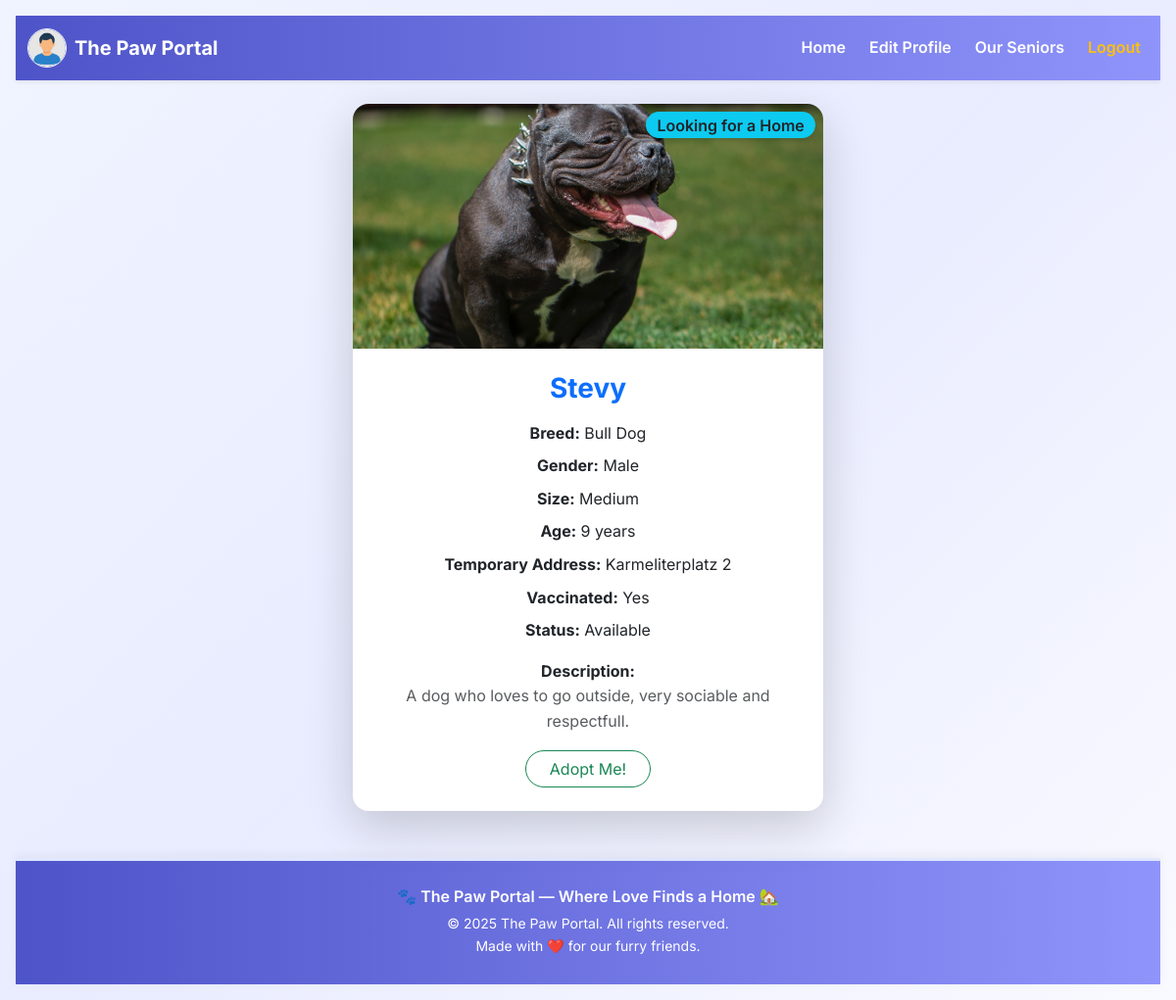
/details.php?id=23 (signed in), run on the app's committed database.
### tables this page shows
CREATE TABLE `user` (
  `id` int(11) NOT NULL,
  `fname` varchar(100) NOT NULL,
  `lname` varchar(120) NOT NULL,
  `email` varchar(150) NOT NULL,
  `date_of_birth` date NOT NULL,
  `address` varchar(150) NOT NULL,
  `picture` varchar(255) NOT NULL,
  `password` varchar(255) NOT NULL,
  `status` enum('user','admin') DEFAULT 'user'
);

CREATE TABLE `pets` (
  `id` int(11) NOT NULL,
  `name` varchar(75) NOT NULL,
  `breed` varchar(75) NOT NULL,
  `gender` varchar(20) NOT NULL,
  `size` enum('X-Small','Small','Medium','Large','X-Large') NOT NULL,
  `age` tinyint(4) NOT NULL,
  `picture` varchar(255) NOT NULL,
  `address` varchar(100) NOT NULL,
  `vaccinated` enum('Yes','No') NOT NULL DEFAULT 'Yes',
  `description` text NOT NULL,
  `status` enum('Adopted','Available') NOT NULL
);

### details.php (the view, shortened to what this page needs)
<?php
require_once "db_connect.php";
$adminRow = null;
$userRow = null;
if (isset($_SESSION["user"])) {
    $userId = $_SESSION["user"];
    $userSql = "SELECT * FROM `user` WHERE id = $userId";
    $userResult = mysqli_query($connect, $userSql);
    $userRow = mysqli_fetch_assoc($userResult);
}
$id = $_GET["id"] ?? null;
$sql = "SELECT * FROM pets WHERE id =$id";
$result = mysqli_query($connect, $sql);
$row = mysqli_fetch_assoc($result);
?>
<!DOCTYPE html>
<html lang="en">
<head>
    <link href="https://cdn.jsdelivr.net/npm/bootstrap@5.3.6/dist/css/bootstrap.min.css" rel="stylesheet">
    <link rel="stylesheet" href="../css/styles.css">
</head>
<body>
    <nav class="navbar navbar-expand-lg custom-navbar shadow-sm sticky-top">
        <div class="container-fluid">
            <a class="navbar-brand d-flex align-items-center gap-2" href="dashboard.php">
                <?php if ($adminRow): ?>
                    <img src="img/<?= $adminRow["picture"] ?>" alt="admin pic" width="40" height="40"
                        class="rounded-circle border border-light">
                <?php elseif ($userRow): ?>
                    <img src="img/<?= $userRow["picture"] ?>" alt="user pic" width="40" height="40"
                        class="rounded-circle border border-light">
                <?php endif; ?>
                <span class="fw-bold text-white">The Paw Portal</span>
            </a>
            <div class="collapse navbar-collapse" id="navbarNavDropdown">
                <ul class="navbar-nav ms-auto mb-2 mb-lg-0 gap-2">
                    <li class="nav-item">
                        <?php if ($adminRow): ?>
                            <a class="nav-link text-white fw-semibold" href="../dashboard.php">Dashboard</a>
                        <?php elseif ($userRow): ?>
                            <a class="nav-link text-white fw-semibold" href="home.php">Home</a>
                        <?php endif; ?>
                    </li>
                    <li class="nav-item">
                        <?php if ($adminRow): ?>
                            <a class="nav-link text-white fw-semibold" href="update.php?id=<?= $adminRow["id"] ?>">Edit Profile</a>
                        <?php elseif ($userRow): ?>
                            <a class="nav-link text-white fw-semibold" href="update.php?id=<?= $userRow["id"] ?>">Edit Profile</a>
                        <?php endif; ?>
                    </li>
                    <?php if ($userRow): ?>
                        <li class="nav-item">
                            <a class="nav-link text-white fw-semibold" href="seniors.php">Our Seniors</a>
                        </li>
                    <?php endif; ?>
                    <li class="nav-item">
                        <a class="nav-link text-warning fw-semibold" href="../logout.php?logout">Logout</a>
                    </li>
                </ul>
            </div>
        </div>
    </nav>
    <div class="container mt-4 mb-5 d-flex justify-content-center">
        <div class="card shadow-lg border-0 rounded-4 position-relative text-center" style="width: 30rem;">
            <div class="position-absolute top-0 end-0 m-2 badge bg-info text-dark fs-6">Looking for a Home</div>
            <img src="img/<?= $row["picture"] ?>" class="card-img-top rounded-top-4" alt="<?= $row["name"] ?>" style="height: 250px; object-fit: cover;">
            <div class="card-body p-4">
                <h3 class="card-title text-primary fw-bold mb-3"><?= $row["name"] ?></h3>
                <p class="card-text mb-2"><strong>Breed:</strong> <?= $row["breed"] ?></p>
                <p class="card-text mb-2"><strong>Gender:</strong> <?= $row["gender"] ?></p>
                <p class="card-text mb-2"><strong>Size:</strong> <?= $row["size"] ?></p>
                <p class="card-text mb-2"><strong>Age:</strong> <?= $row["age"] ?> years</p>
                <p class="card-text mb-2"><strong>Temporary Address:</strong> <?= $row["address"] ?></p>
                <p class="card-text mb-2"><strong>Vaccinated:</strong> <?= $row["vaccinated"] ?></p>
                <p class="card-text mb-2"><strong>Status:</strong> <?= $row["status"] ?></p>
                <p class="card-text mt-3"><strong>Description:</strong><br><span class="text-muted"><?= $row["description"] ?></span></p>
                <?php if (!isset($_SESSION["admin"])): ?>
                    <a href="adopt.php?id=<?= $row['id'] ?>" class="btn btn-outline-success rounded-pill px-4">Adopt Me!</a>
                <?php endif; ?>
            </div>
        </div>
    </div>
    <footer class="custom-footer text-center text-white py-4 mt-5">
        <div class="container">
            <p class="mb-1 fw-semibold">🐾 The Paw Portal — Where Love Finds a Home 🏡</p>
            <p class="mb-0 small">&copy; <?= date("Y") ?> The Paw Portal. All rights reserved.</p>
            <p class="small">Made with ❤️ for our furry friends.</p>
        </div>
    </footer>
</body>
</html>

### css/styles.css (style rules this page uses)
body { font-family: 'Inter', -apple-system, BlinkMacSystemFont, 'Segoe UI', Roboto, Oxygen, Ubuntu, Cantarell, 'Open Sans', 'Helvetica Neue', sans-serif; color: #333; line-height: 1.6; background: linear-gradient(135deg, #f0f4ff, #e9ecff, #f9faff); transition: background 0.3s ease; min-height: 100vh; padding: 1rem; background-color: #f0f4ff; }
.custom-navbar { background: linear-gradient(90deg, #4e54c8, #8f94fb); }
.custom-navbar .nav-link { transition: 0.3s ease; }
.custom-navbar .navbar-brand span { font-size: 1.25rem; }
.card-img-top { transition: transform 0.3s ease; }
.card-img-top { width: 100%; height: 180px; object-fit: cover; object-position: center; border-top-left-radius: 1rem; border-top-right-radius: 1rem; }
.badge { font-size: 0.75rem; font-weight: 600; border-radius: 999px; padding: 0.35em 0.7em; box-shadow: 0 2px 4px rgba(0,0,0,0.15); }
.custom-footer { background: linear-gradient(90deg, #4e54c8, #8f94fb); color: white; font-family: 'Inter', sans-serif; border-top: 3px solid #e0e7ff; box-shadow: 0 -3px 10px rgba(0, 0, 0, 0.05); }
.custom-footer p { margin-bottom: 0.25rem; transition: opacity 0.3s ease; }

### data on the page
user: picture (placeholder picture)
pets: picture (picture), name "Stevy", breed "Bull Dog", gender "Male", size "Medium", age "9", address "Karmeliterplatz 2", vaccinated "Yes", status "Available", description "A dog who loves to go outside, very sociable and respectfull."
